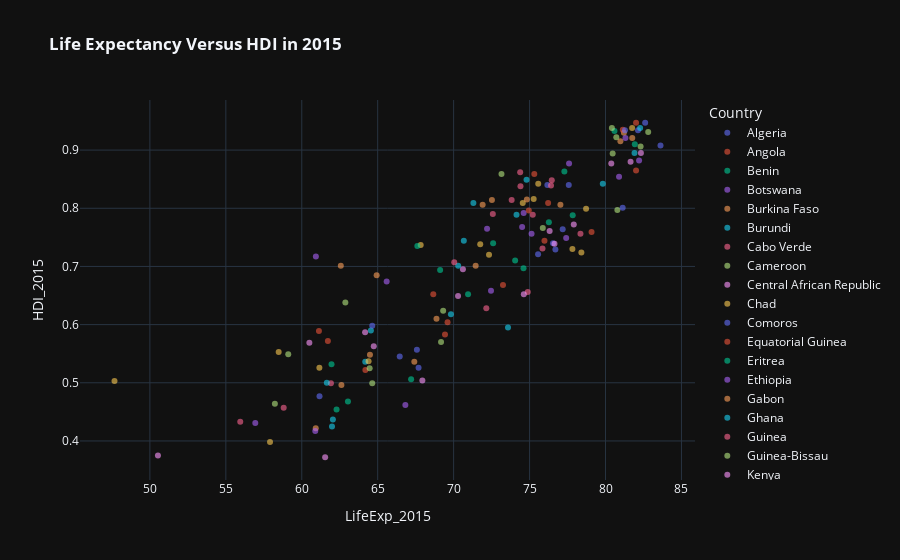

The code cell stored with this chart in its notebook:
### Code cell
px.scatter(df,y='HDI_2015',x='LifeExp_2015',color='Country',template='plotly_dark',opacity=0.6,title='<b> Life Expectancy Versus HDI in 2015 </b>')
